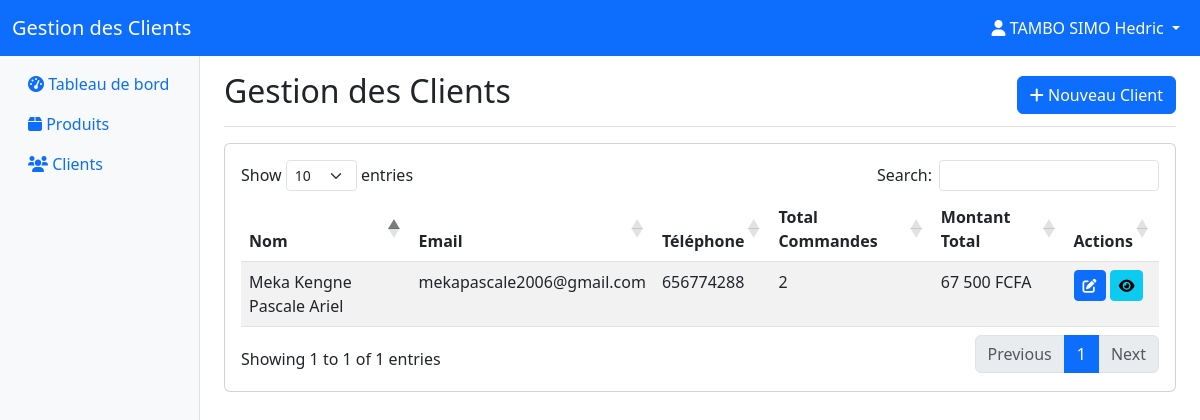
The page /admin/gestion_clients.php?depot=1 (signed in) on the database its author committed.
### tables this page shows
CREATE TABLE `client` (
  `id_client` int NOT NULL,
  `nom` varchar(255) NOT NULL,
  `adresse` text NOT NULL,
  `telephone` varchar(20) DEFAULT NULL,
  `email` varchar(255) DEFAULT NULL,
  `mot_de_passe` varchar(255) NOT NULL,
  `id_utilisateur` int DEFAULT NULL
);

### admin/gestion_clients.php (the view, shortened to what this page needs)
<?php
require_once '../includes/database.php';
$depot_id = $_GET['depot'] ?? null;
$sql = "SELECT c.*,
        COUNT(DISTINCT cc.id_commande) as total_commandes,
        SUM(cc.total) as montant_total
        FROM client c
        LEFT JOIN commandeclient cc ON c.id_client = cc.id_client
        GROUP BY c.id_client
        ORDER BY c.nom";
$stmt = $conn->prepare($sql);
$stmt->execute();
$clients = $stmt->fetchAll(PDO::FETCH_ASSOC);
?>
<!DOCTYPE html>
<html lang="fr">
<head>
    <link href="https://cdn.jsdelivr.net/npm/bootstrap@5.3.0/dist/css/bootstrap.min.css" rel="stylesheet">
    <link rel="stylesheet" href="https://cdnjs.cloudflare.com/ajax/libs/font-awesome/6.0.0/css/all.min.css">
    <link rel="stylesheet" href="https://cdn.datatables.net/1.11.5/css/dataTables.bootstrap5.min.css">
</head>
<body>
    <nav class="navbar navbar-expand-lg navbar-dark bg-primary sticky-top">
        <div class="container-fluid">
            <a class="navbar-brand" href="#">Gestion des Clients</a>
            <div class="collapse navbar-collapse" id="navbarNav">
                <ul class="navbar-nav ms-auto">
                    <li class="nav-item dropdown">
                        <a class="nav-link dropdown-toggle text-white" href="#" data-bs-toggle="dropdown">
                            <i class="fas fa-user"></i> <?php echo htmlspecialchars($_SESSION['user_name']); ?>
                        </a>
                    </li>
                </ul>
            </div>
        </div>
    </nav>
    <div class="container-fluid">
        <div class="row">
            <nav class="col-md-3 col-lg-2 d-md-block bg-light sidebar">
                <div class="sidebar-sticky">
                    <ul class="nav flex-column">
                        <li class="nav-item">
                            <a class="nav-link" href="tableau_de_bord.php?id=<?php echo $depot_id; ?>">
                                <i class="fas fa-tachometer-alt"></i> Tableau de bord
                            </a>
                        </li>
                        <li class="nav-item">
                            <a class="nav-link" href="gestion_produits.php?depot=<?php echo $depot_id; ?>">
                                <i class="fas fa-box"></i> Produits
                            </a>
                        </li>
                        <li class="nav-item">
                            <a class="nav-link active" href="#">
                                <i class="fas fa-users"></i> Clients
                            </a>
                        </li>
                    </ul>
                </div>
            </nav>
            <main class="col-md-9 ms-sm-auto col-lg-10 px-md-4">
                <div class="d-flex justify-content-between flex-wrap flex-md-nowrap align-items-center pt-3 pb-2 mb-3 border-bottom">
                    <h1 class="h2">Gestion des Clients</h1>
                    <button class="btn btn-primary" data-bs-toggle="modal" data-bs-target="#addClientModal">
                        <i class="fas fa-plus"></i> Nouveau Client
                    </button>
                </div>
                <div class="card">
                    <div class="card-body">
                        <table class="table table-striped" id="clientsTable">
                            <thead>
                                <tr>
                                    <th>Nom</th>
                                    <th>Email</th>
                                    <th>Téléphone</th>
                                    <th>Total Commandes</th>
                                    <th>Montant Total</th>
                                    <th>Actions</th>
                                </tr>
                            </thead>
                            <tbody>
                                <?php foreach ($clients as $client): ?>
                                    <tr>
                                        <td><?php echo htmlspecialchars($client['nom']); ?></td>
                                        <td><?php echo htmlspecialchars($client['email']); ?></td>
                                        <td><?php echo htmlspecialchars($client['telephone']); ?></td>
                                        <td><?php echo $client['total_commandes']; ?></td>
                                        <td><?php echo number_format($client['montant_total'] ?? 0, 0, ',', ' '); ?> FCFA</td>
                                        <td>
                                            <button class="btn btn-sm btn-primary" onclick="editClient(<?php echo $client['id_client']; ?>)">
                                                <i class="fas fa-edit"></i>
                                            </button>
                                            <button class="btn btn-sm btn-info" onclick="viewClientDetails(<?php echo $client['id_client']; ?>)">
                                                <i class="fas fa-eye"></i>
                                            </button>
                                        </td>
                                    </tr>
                                <?php endforeach; ?>
                            </tbody>
                        </table>
                    </div>
                </div>
            </main>
        </div>
    </div>
</body>
</html>

### admin/gestion_clients.php (style rules this page uses)
.sidebar { min-height: calc(100vh - 56px); box-shadow: inset -1px 0 0 rgba(0, 0, 0, .1); }
.sidebar-sticky { position: sticky; top: 56px; height: calc(100vh - 56px); padding-top: .5rem; overflow-x: hidden; overflow-y: auto; }

### rows shown on the page
client: nom "Meka Kengne Pascale Ariel", email "mekapascale2006@gmail.com", telephone "656774288", total_commandes "2", montant_total "67 500"

### other values the page prints
$_SESSION['user_name'] "TAMBO SIMO Hedric"
